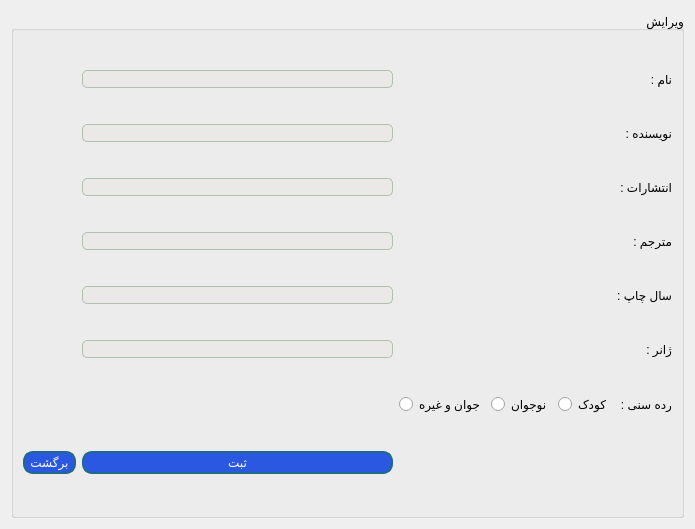
<?xml version="1.0" encoding="UTF-8"?>
<ui version="4.0">
 <class>EditBook</class>
 <widget class="QDialog" name="EditBook">
  <property name="geometry">
   <rect>
    <x>0</x>
    <y>0</y>
    <width>695</width>
    <height>529</height>
   </rect>
  </property>
  <property name="windowTitle">
   <string>ویرایش</string>
  </property>
  <property name="windowIcon">
   <iconset resource="resources.qrc">
    <normaloff>:/img/images/login.png</normaloff>:/img/images/login.png</iconset>
  </property>
  <property name="styleSheet">
   <string notr="true">
QLineEdit{
	border : 1px solid #b0bfae;
	border-radius : 5px;
	background-color : #ebe8e8;
}

QPushButton{
	border-radius: 10px;
	padding : 2px 5px;
	background :#2b58e0;
	border : 2px solid #21698a;
	color : white;
}
QPushButton:hover {
	background-color : #75a0eb ;
}
QToolButton
{
border-radius:10px;
background:red;
color:white;
}
</string>
  </property>
  <layout class="QVBoxLayout" name="verticalLayout">
   <item>
    <widget class="QGroupBox" name="groupBox">
     <property name="title">
      <string>ویرایش</string>
     </property>
     <property name="alignment">
      <set>Qt::AlignRight|Qt::AlignTrailing|Qt::AlignVCenter</set>
     </property>
     <layout class="QGridLayout" name="gridLayout">
      <item row="2" column="4">
       <widget class="QLineEdit" name="publisher"/>
      </item>
      <item row="1" column="7" colspan="2">
       <widget class="QLabel" name="label_2">
        <property name="text">
         <string>نویسنده :</string>
        </property>
       </widget>
      </item>
      <item row="3" column="8">
       <widget class="QLabel" name="label_4">
        <property name="text">
         <string>مترجم :</string>
        </property>
       </widget>
      </item>
      <item row="0" column="4">
       <widget class="QLineEdit" name="name"/>
      </item>
      <item row="1" column="4">
       <widget class="QLineEdit" name="writer"/>
      </item>
      <item row="4" column="4">
       <widget class="QLineEdit" name="year"/>
      </item>
      <item row="6" column="7">
       <widget class="QRadioButton" name="child">
        <property name="text">
         <string>کودک</string>
        </property>
       </widget>
      </item>
      <item row="0" column="7" colspan="2">
       <widget class="QLabel" name="label">
        <property name="text">
         <string>نام :</string>
        </property>
        <property name="alignment">
         <set>Qt::AlignLeading|Qt::AlignLeft|Qt::AlignVCenter</set>
        </property>
       </widget>
      </item>
      <item row="6" column="6">
       <widget class="QRadioButton" name="teen">
        <property name="text">
         <string>نوجوان</string>
        </property>
       </widget>
      </item>
      <item row="5" column="4">
       <widget class="QLineEdit" name="genre"/>
      </item>
      <item row="4" column="8">
       <widget class="QLabel" name="label_5">
        <property name="text">
         <string>سال چاپ :</string>
        </property>
       </widget>
      </item>
      <item row="3" column="4">
       <widget class="QLineEdit" name="translater"/>
      </item>
      <item row="9" column="1">
       <widget class="QPushButton" name="back">
        <property name="text">
         <string>برگشت</string>
        </property>
       </widget>
      </item>
      <item row="6" column="8">
       <widget class="QLabel" name="label_7">
        <property name="text">
         <string>رده سنی :</string>
        </property>
       </widget>
      </item>
      <item row="2" column="8">
       <widget class="QLabel" name="label_3">
        <property name="text">
         <string>انتشارات :</string>
        </property>
       </widget>
      </item>
      <item row="5" column="8">
       <widget class="QLabel" name="label_6">
        <property name="text">
         <string>ژانر :</string>
        </property>
       </widget>
      </item>
      <item row="6" column="5">
       <widget class="QRadioButton" name="young">
        <property name="text">
         <string>جوان و غیره</string>
        </property>
       </widget>
      </item>
      <item row="9" column="4">
       <widget class="QPushButton" name="submit">
        <property name="text">
         <string>ثبت</string>
        </property>
       </widget>
      </item>
     </layout>
    </widget>
   </item>
  </layout>
 </widget>
 <resources>
  <include location="resources.qrc"/>
 </resources>
 <connections/>
</ui>
